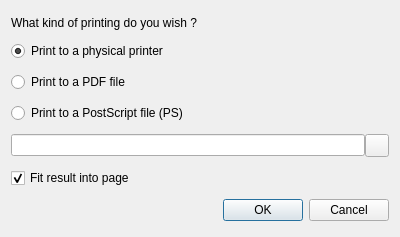
<?xml version="1.0" encoding="UTF-8"?>
<ui version="4.0">
 <class>PrintDialog</class>
 <widget class="QDialog" name="PrintDialog">
  <property name="geometry">
   <rect>
    <x>0</x>
    <y>0</y>
    <width>400</width>
    <height>237</height>
   </rect>
  </property>
  <property name="windowTitle">
   <string>Printing type choice</string>
  </property>
  <layout class="QVBoxLayout" name="verticalLayout">
   <property name="spacing">
    <number>-1</number>
   </property>
   <item>
    <widget class="QLabel" name="label">
     <property name="sizePolicy">
      <sizepolicy hsizetype="Preferred" vsizetype="Fixed">
       <horstretch>0</horstretch>
       <verstretch>0</verstretch>
      </sizepolicy>
     </property>
     <property name="text">
      <string>What kind of printing do you wish ?</string>
     </property>
    </widget>
   </item>
   <item>
    <widget class="QRadioButton" name="printerChoice">
     <property name="text">
      <string>Print to a physical printer</string>
     </property>
     <property name="checked">
      <bool>true</bool>
     </property>
    </widget>
   </item>
   <item>
    <widget class="QRadioButton" name="pdfChoice">
     <property name="text">
      <string>Print to a PDF file</string>
     </property>
     <property name="checked">
      <bool>false</bool>
     </property>
    </widget>
   </item>
   <item>
    <widget class="QRadioButton" name="psChoice">
     <property name="text">
      <string>Print to a PostScript file (PS)</string>
     </property>
    </widget>
   </item>
   <item>
    <widget class="QWidget" name="widget" native="true">
     <property name="enabled">
      <bool>true</bool>
     </property>
     <layout class="QHBoxLayout" name="horizontalLayout">
      <property name="spacing">
       <number>0</number>
      </property>
      <property name="sizeConstraint">
       <enum>QLayout::SetMaximumSize</enum>
      </property>
      <property name="margin">
       <number>0</number>
      </property>
      <item>
       <widget class="QLineEdit" name="filePathEdit">
        <property name="enabled">
         <bool>true</bool>
        </property>
       </widget>
      </item>
      <item>
       <widget class="QToolButton" name="browseButton">
        <property name="enabled">
         <bool>true</bool>
        </property>
        <property name="text">
         <string/>
        </property>
       </widget>
      </item>
     </layout>
    </widget>
   </item>
   <item>
    <widget class="QCheckBox" name="fitInPageButton">
     <property name="text">
      <string>Fit result into page</string>
     </property>
     <property name="checked">
      <bool>true</bool>
     </property>
    </widget>
   </item>
   <item>
    <widget class="QDialogButtonBox" name="buttonBox">
     <property name="orientation">
      <enum>Qt::Horizontal</enum>
     </property>
     <property name="standardButtons">
      <set>QDialogButtonBox::Cancel|QDialogButtonBox::Ok</set>
     </property>
    </widget>
   </item>
  </layout>
 </widget>
 <resources/>
 <connections>
  <connection>
   <sender>buttonBox</sender>
   <signal>accepted()</signal>
   <receiver>PrintDialog</receiver>
   <slot>accept()</slot>
   <hints>
    <hint type="sourcelabel">
     <x>252</x>
     <y>232</y>
    </hint>
    <hint type="destinationlabel">
     <x>157</x>
     <y>236</y>
    </hint>
   </hints>
  </connection>
  <connection>
   <sender>buttonBox</sender>
   <signal>rejected()</signal>
   <receiver>PrintDialog</receiver>
   <slot>reject()</slot>
   <hints>
    <hint type="sourcelabel">
     <x>320</x>
     <y>232</y>
    </hint>
    <hint type="destinationlabel">
     <x>286</x>
     <y>236</y>
    </hint>
   </hints>
  </connection>
 </connections>
</ui>
